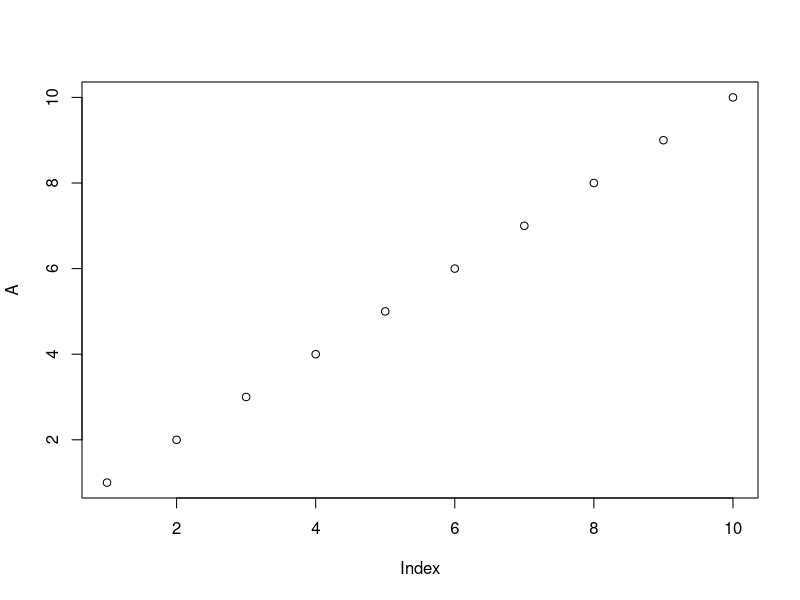
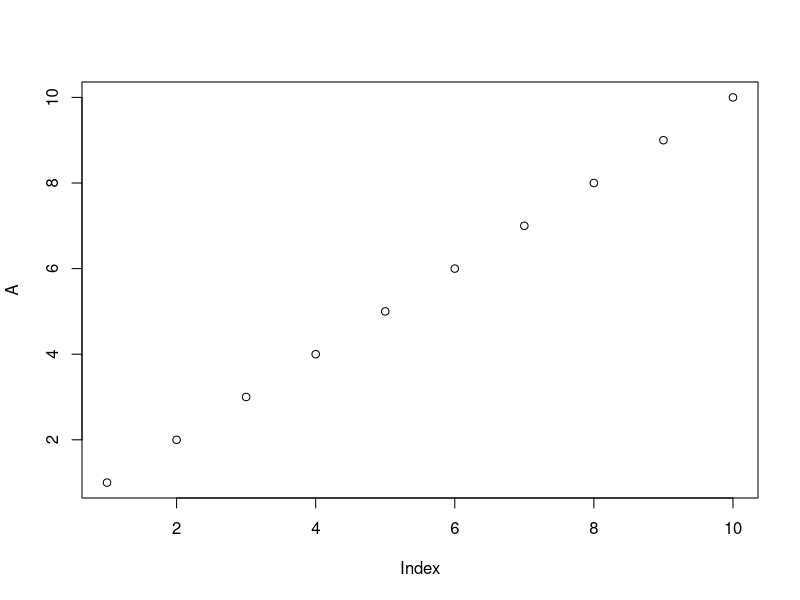

R code for these plots, in order:
## ---- chunk 1
#code
A = 1:10
plot(A)
## ---- chunk 2
plot(A)
